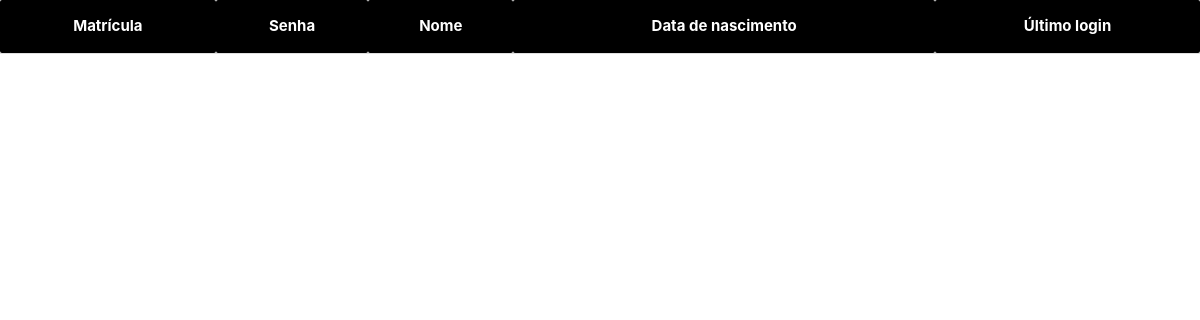
The page /alunos_list.php on the database as committed earlier.
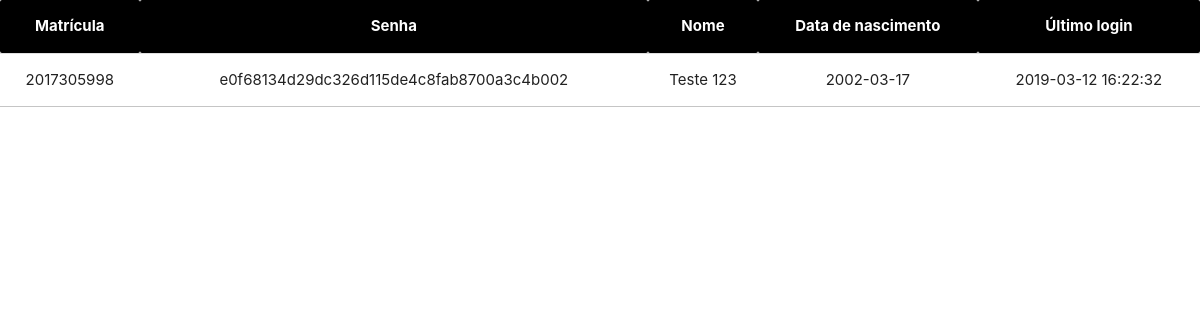
The same page on the database as committed later.
### tables this page shows
CREATE TABLE IF NOT EXISTS `Alunos` (
  `Matricula` VARCHAR(15) NOT NULL,
  `Nome` VARCHAR(100) NOT NULL,
  `Data_Nascimento` DATE NOT NULL,
  `Ultimo_Login` DATETIME NULL,
  `Senha` VARCHAR(255) NOT NULL,
  PRIMARY KEY (`Matricula`));

### alunos_pdo.php (the view, shortened to what this page needs)
<?php
function selectPDO($criterio = 'Nome', $pesquisa = '') {
	try {
		$sql = "SELECT * FROM ".$GLOBALS['tb_alunos']." WHERE ".$criterio." ";
		if ($criterio == 'Nome' || $criterio = 'Matricula')
			$sql .= " like '%".$pesquisa."%'";
		else $sql .= ' = '.$pesquisa;
		$sql .= ";";
		$consulta = $GLOBALS['pdo']->query($sql);
		$registros = array();
		for ($i = 0; $linha = $consulta->fetch(PDO::FETCH_ASSOC); $i++) {
			$registros[$i] = array();
			array_push($registros[$i], $linha['Matricula']);
			array_push($registros[$i], $linha['Senha']);
			array_push($registros[$i], $linha['Nome']);
			array_push($registros[$i], $linha['Data_Nascimento']);
			array_push($registros[$i], $linha['Ultimo_Login']);
		}
		return $registros;
	} catch (PDOException $e) {
		echo "Erro: ".$e->getMessage();
	}
}
function printSelectPDOAsTable ($registros) {
	echo "<table class='highlight centered responsive-table'>
	<thead class='black white-text'>
	<tr>
		<th>Matrícula</th>
		<th>Senha</th>
		<th>Nome</th>
		<th>Data de nascimento</th>
		<th>Último login</th>
	</tr>
	</thead>
	<tdbody>";
	for ($i=0; $i < count($registros); $i++) {
		echo "<tr>";
		for ($j=0; $j < count($registros[$i]); $j++) {
			echo "<td>".$registros[$i][$j]."</td>";
		}
	}
	echo "</tbody>
	</table>";
}
?>

### alunos_list.php (shortened to what this page needs)
<!DOCTYPE html>
<?php
	include 'alunos_pdo.php';
?>
<html>
<head>
	<link rel="stylesheet" href="https://cdnjs.cloudflare.com/ajax/libs/materialize/1.0.0/css/materialize.min.css">
</head>
<body>
	<?php
		printSelectPDOAsTable(selectPDO());
	?>
</body>
</html>

Rows that differ between the two databases and show on the page:
added alunos: Matricula "2017305998", Senha "e0f68134d29dc326d115de4c8fab8700a3c4b002", Nome "Teste 123", Data_Nascimento "2002-03-17", Ultimo_Login "2019-03-12 16:22:32"
